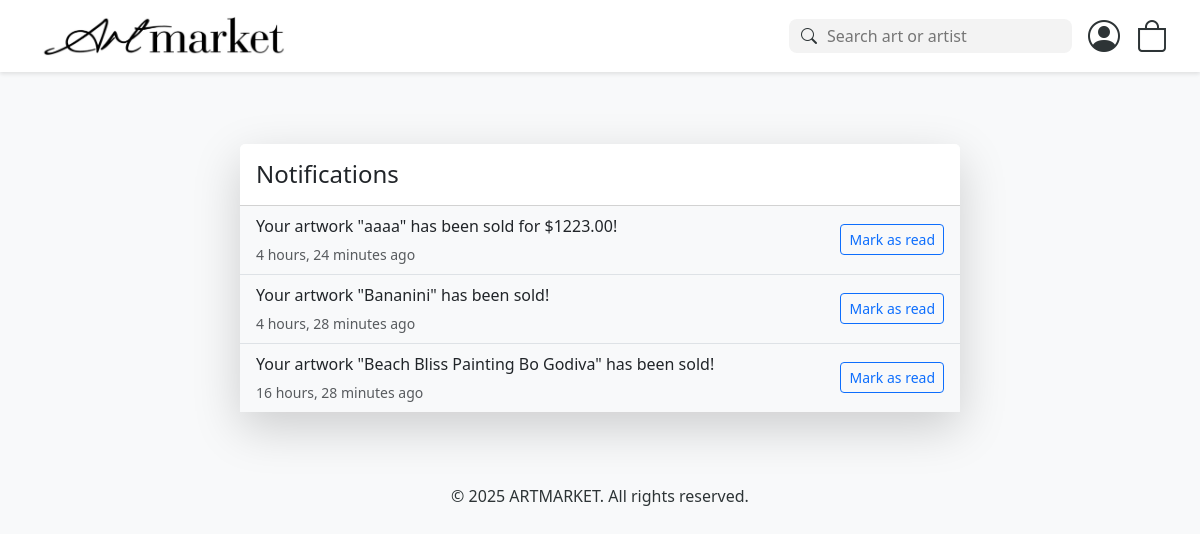
Before: /en/notifications/ (signed in) with the older database file.
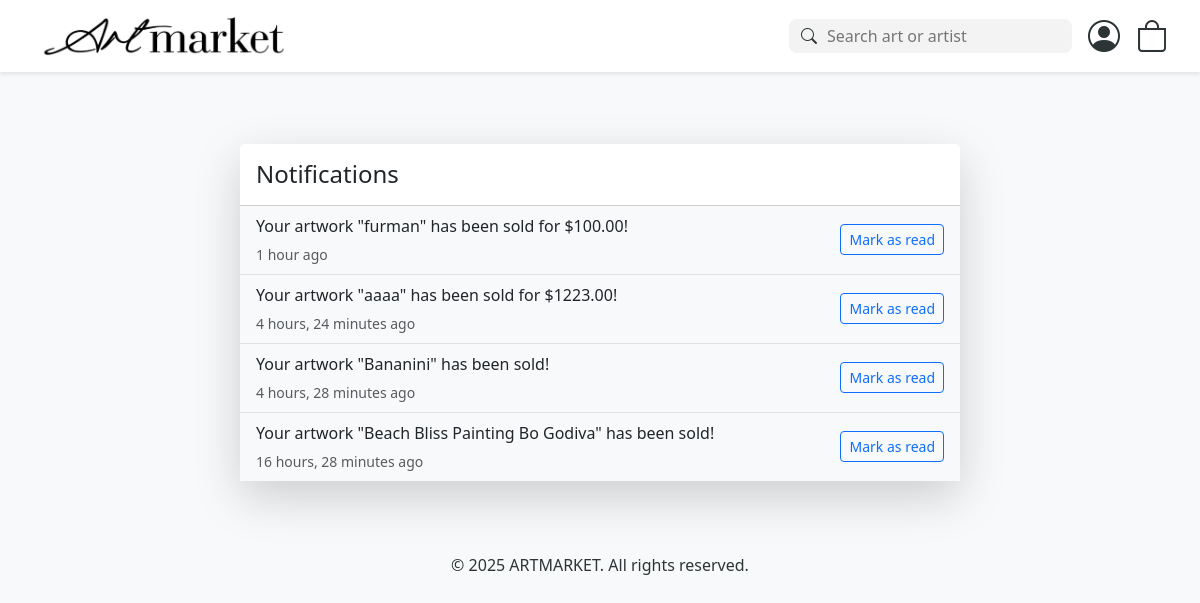
After: the same page with the newer database file.
### marketplace/models.py (models this page shows, shortened)
class Notification(models.Model):
    NOTIFICATION_TYPES = (
        ('artwork_approved', 'Artwork Approved'),
        ('artwork_sold', 'Artwork Sold'),
    )
    user = models.ForeignKey(User, on_delete=models.CASCADE, related_name='notifications')
    notification_type = models.CharField(max_length=20, choices=NOTIFICATION_TYPES)
    artwork = models.ForeignKey(Artwork, on_delete=models.CASCADE, null=True, blank=True)
    message = models.TextField()
    is_read = models.BooleanField(default=False)
    created_at = models.DateTimeField(auto_now_add=True)
    class Meta:
        ordering = ['-created_at']

### marketplace/views.py (the view)
# urls.py: path('notifications/', views.notifications, name='notifications'),
@login_required
def notifications(request):
    notifications = request.user.notifications.all()
    return render(request, 'marketplace/notifications.html', {'notifications': notifications})

### marketplace/context_processors.py (called while the page is built)
def cart_count(request):
    if request.user.is_authenticated:
        return {'cart_count': Cart.objects.filter(user=request.user).count()}
    return {'cart_count': 0}

### templates/marketplace/notifications.html (shortened to what this page needs)
{% extends 'base.html' %}
{% block content %}
<div class="container py-5">
    <div class="row justify-content-center">
        <div class="col-md-8">
            <div class="card shadow-lg border-0">
                <div class="card-header bg-white py-3">
                    <h2 class="h4 mb-0">Notifications</h2>
                </div>
                <div class="card-body p-0">
                    {% if notifications %}
                        <div class="list-group list-group-flush">
                            {% for notification in notifications %}
                                <div class="list-group-item {% if not notification.is_read %}bg-light{% endif %}">
                                    <div class="d-flex justify-content-between align-items-center">
                                        <div>
                                            <p class="mb-1">{{ notification.message }}</p>
                                            <small class="text-muted">{{ notification.created_at|timesince }} ago</small>
                                        </div>
                                        {% if not notification.is_read %}
                                            <form method="post" action="{% url 'mark_notification_read' notification.id %}" class="d-inline">
                                                <button type="submit" class="btn btn-sm btn-outline-primary">Mark as read</button>
                                            </form>
                                        {% endif %}
                                    </div>
                                </div>
                            {% endfor %}
                        </div>
                    {% else %}
                        <div class="text-center py-5">
                            <i class="bi bi-bell-slash display-1 text-muted"></i>
                            <p class="mt-3 text-muted">No notifications yet</p>
                        </div>
                    {% endif %}
                </div>
            </div>
        </div>
    </div>
</div>
{% endblock %}

Changed rows visible on the page:
added Notification: message "Your artwork \"furman\" has been sold for $100.00!", created_at "1 hour", is_read "Mark as read"
